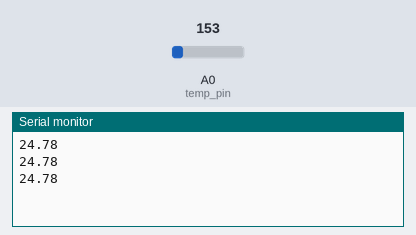
A sketch run on a simulated Arduino Uno, built with avr-gcc and run on an emulated ATmega328P. Shown: the last lines printed to the serial monitor. The inputs (shaded band) are chosen by the test bench; at power-on: A0 (temp_pin) = 153.

Above: at 1.3 s.
1.4 s: A0 (temp_pin) set to 165
At 1.9 s:
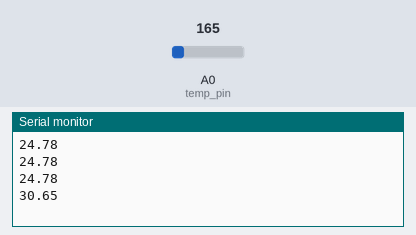
2.9 s: A0 (temp_pin) set to 175
At 3.4 s:
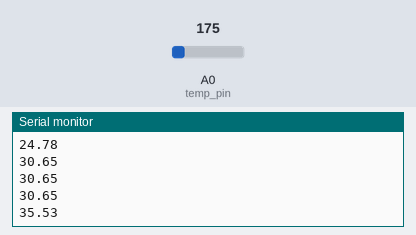
Timing chart, 0 to 5.9 s (numbered marks = the images above; inputs shaded):
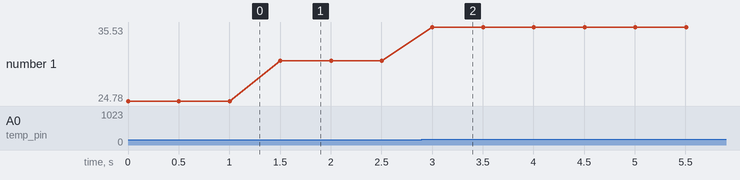

The sketch:

part_1.ino
```cpp
/**
 * This program reads the temperature from a sensor and prints it to the serial monitor.
 *
 * Work Packages 3: Exercise 3 - TEMPERATURE METER V 2.0
 * DIT633 Development of embedded and Real-Time Systems
 *
 * Authors: William Andersson, Joshua Chiu Falck, Adam Faundez Laurokari, 2024
 * Group: 1
 * Submission code: 362789
 **/

int temp_pin = A0;  // Pin for temperature sensor

void setup() {
    Serial.begin(9600);        // Start the serial communication
    pinMode(temp_pin, INPUT);  // Set the temp_pin as input
}

void loop() {
    int temp_reading = analogRead(temp_pin);      // Read the temperature sensor
    float voltage = temp_reading * (5.0 / 1023);  // Convert to voltage
    voltage = voltage * 1000;                     // Turn to mV
    float temp = (voltage - 500) / 10;            // Convert to Celsius
    Serial.println(temp);                         // Print the temperature in Celsius
    delay(500);                                   // Wait for 500 millisecond(s)
}
```

Measured:
- after the input at 1.4 s, the serial monitor: prints a new line after 0.10 s (image 1)
- after the input at 2.9 s, the serial monitor: prints a new line after 0.10 s (image 2)
- plotted number 1: 24.78 → 30.65 after the input at 1.4 s, 30.65 → 35.53 after the input at 2.9 s
